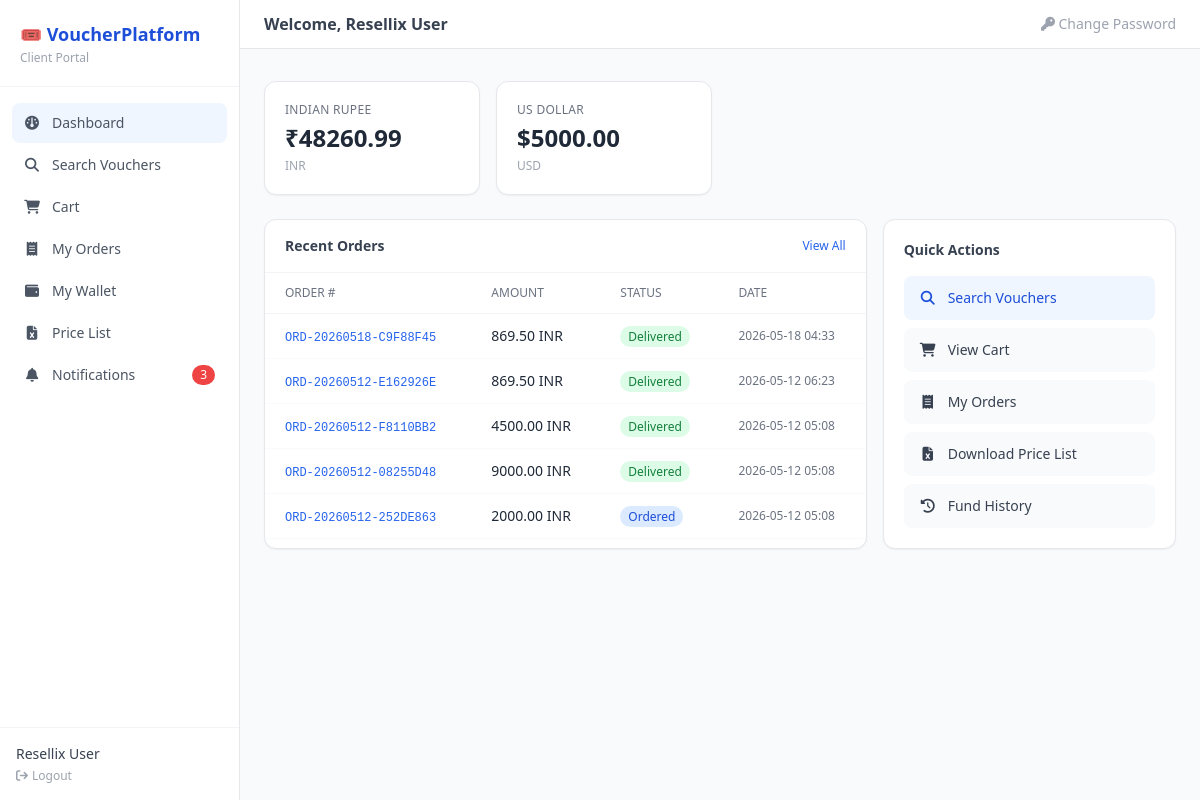
The page /client/dashboard (signed in) on the database its author committed.
### tables this page shows
CREATE TABLE client_fund_balances (
    id INTEGER PRIMARY KEY AUTOINCREMENT,
    client_id INTEGER NOT NULL,
    currency_id INTEGER NOT NULL,
    balance REAL DEFAULT 0,
    updated_at DATETIME DEFAULT CURRENT_TIMESTAMP,
    FOREIGN KEY (client_id) REFERENCES clients(id),
    FOREIGN KEY (currency_id) REFERENCES currencies(id),
    UNIQUE(client_id, currency_id)
);

CREATE TABLE currencies (
    id INTEGER PRIMARY KEY AUTOINCREMENT,
    name TEXT NOT NULL,
    code TEXT NOT NULL UNIQUE,
    symbol TEXT NOT NULL,
    is_active INTEGER DEFAULT 1,
    created_at DATETIME DEFAULT CURRENT_TIMESTAMP,
    updated_at DATETIME DEFAULT CURRENT_TIMESTAMP
);

CREATE TABLE orders (
    id INTEGER PRIMARY KEY AUTOINCREMENT,
    order_number TEXT NOT NULL UNIQUE,
    client_id INTEGER NOT NULL,
    currency_id INTEGER NOT NULL,
    order_type TEXT NOT NULL CHECK(order_type IN ('api','manual','preorder')),
    status TEXT NOT NULL DEFAULT 'ordered' CHECK(status IN ('ordered','pending_delivery','delivered','failed','cancelled')),
    total_amount REAL NOT NULL,
    total_usd REAL,
    fx_rate_used REAL,
    fx_buffer_pct REAL,
    invoice_number TEXT,
    remarks TEXT,
    cancelled_by INTEGER,
    cancelled_at DATETIME,
    cancellation_reason TEXT,
    created_by INTEGER NOT NULL,
    created_at DATETIME DEFAULT CURRENT_TIMESTAMP,
    updated_at DATETIME DEFAULT CURRENT_TIMESTAMP,
    FOREIGN KEY (client_id) REFERENCES clients(id),
    FOREIGN KEY (currency_id) REFERENCES currencies(id),
    FOREIGN KEY (created_by) REFERENCES users(id)
);

### routes/client.py (the view)
@client_bp.route("/dashboard")
@login_required
@role_required("client")
def dashboard():
    client_id = session.get("client_id")
    client = query_db("SELECT * FROM clients WHERE id=?", (client_id,), one=True)
    balances = query_db("""SELECT cfb.*, cu.code, cu.symbol, cu.name as currency_name
                           FROM client_fund_balances cfb JOIN currencies cu ON cu.id=cfb.currency_id
                           WHERE cfb.client_id=? ORDER BY cu.code""", (client_id,))
    recent_orders = query_db("""SELECT o.*, cu.code as currency_code
                                FROM orders o JOIN currencies cu ON cu.id=o.currency_id
                                WHERE o.client_id=? ORDER BY o.created_at DESC LIMIT 5""", (client_id,))
    unread_count = len(get_user_notifications(session.get("user_id"), unread_only=True))
    return render_template("client/dashboard.html", client=client, balances=balances,
                           recent_orders=recent_orders, unread_count=unread_count)

### database/db.py (called while the page is built)
def get_db():
    db_path = Config.DATABASE_PATH
    os.makedirs(os.path.dirname(db_path), exist_ok=True)
    conn = sqlite3.connect(db_path)
    conn.row_factory = sqlite3.Row
    conn.execute("PRAGMA foreign_keys = ON")
    conn.execute("PRAGMA journal_mode = WAL")
    return conn

def query_db(query, args=(), one=False):
    conn = get_db()
    try:
        cur = conn.execute(query, args)
        rv = cur.fetchall()
        conn.commit()
        return (rv[0] if rv else None) if one else rv
    finally:
        conn.close()

### services/notification_service.py (called while the page is built)
def get_user_notifications(user_id, unread_only=False):
    if unread_only:
        return query_db("SELECT * FROM notifications WHERE user_id=? AND is_read=0 ORDER BY created_at DESC", (user_id,))
    return query_db("SELECT * FROM notifications WHERE user_id=? ORDER BY created_at DESC LIMIT 50", (user_id,))

### templates/client/dashboard.html (shortened to what this page needs)
{% extends "base_client.html" %}
{% block page_title %}Welcome, {{ session.user_name }}{% endblock %}
{% block content %}
<div class="grid grid-cols-2 lg:grid-cols-4 gap-4 mb-6">
  {% for b in balances %}
  <div class="bg-white rounded-xl border border-gray-200 shadow-sm p-5 stat-card">
    <p class="text-gray-500 text-xs font-medium uppercase tracking-wide">{{ b.currency_name }}</p>
    <p class="text-2xl font-bold {% if b.balance > 100 %}text-gray-800{% elif b.balance > 0 %}text-amber-600{% else %}text-red-600{% endif %} mt-1">{{ b.symbol }}{{ "%.2f"|format(b.balance) }}</p>
    <p class="text-gray-400 text-xs mt-1">{{ b.code }}</p>
  </div>
  {% else %}
  <div class="col-span-4 bg-amber-50 border border-amber-200 rounded-xl p-4 text-amber-700 text-sm">No currencies enabled. Contact your account manager.</div>
  {% endfor %}
</div>
<div class="grid grid-cols-1 lg:grid-cols-3 gap-4">
  <div class="lg:col-span-2 bg-white rounded-xl border border-gray-200 shadow-sm">
    <div class="px-5 py-4 border-b border-gray-100 flex items-center justify-between">
      <h3 class="font-semibold text-gray-700 text-sm">Recent Orders</h3>
      <a href="{{ url_for('client_orders.orders_list') }}" class="text-blue-600 text-xs hover:underline">View All</a>
    </div>
    <div class="overflow-x-auto">
      <table class="w-full text-sm">
        <thead><tr class="border-b border-gray-100">
          <th class="px-5 py-3 text-left text-xs font-medium text-gray-500 uppercase">Order #</th>
          <th class="px-5 py-3 text-left text-xs font-medium text-gray-500 uppercase">Amount</th>
          <th class="px-5 py-3 text-left text-xs font-medium text-gray-500 uppercase">Status</th>
          <th class="px-5 py-3 text-left text-xs font-medium text-gray-500 uppercase">Date</th>
        </tr></thead>
        <tbody>
          {% for o in recent_orders %}
          <tr class="border-b border-gray-50 hover:bg-gray-50">
            <td class="px-5 py-3"><a href="{{ url_for('client_orders.order_detail', order_id=o.id) }}" class="text-blue-600 hover:underline font-mono text-xs">{{ o.order_number }}</a></td>
            <td class="px-5 py-3 font-medium text-gray-800">{{ "%.2f"|format(o.total_amount) }} {{ o.currency_code }}</td>
            <td class="px-5 py-3">
              <span class="px-2 py-0.5 rounded-full text-xs font-medium {% if o.status=='delivered' %}bg-green-100 text-green-700{% elif o.status=='cancelled' %}bg-red-100 text-red-700{% elif o.status=='ordered' %}bg-blue-100 text-blue-700{% else %}bg-amber-100 text-amber-700{% endif %}">
                {{ o.status|replace('_',' ')|title }}
              </span>
            </td>
            <td class="px-5 py-3 text-gray-500 text-xs">{{ o.created_at[:16] }}</td>
          </tr>
          {% else %}
          <tr><td colspan="4" class="px-5 py-8 text-center text-gray-400 text-sm">No orders yet. <a href="{{ url_for('client.search') }}" class="text-blue-600 hover:underline">Search vouchers</a></td></tr>
          {% endfor %}
        </tbody>
      </table>
    </div>
  </div>
  <div class="bg-white rounded-xl border border-gray-200 shadow-sm p-5">
    <h3 class="font-semibold text-gray-700 text-sm mb-4">Quick Actions</h3>
    <div class="space-y-2">
      <a href="{{ url_for('client.search') }}" class="flex items-center gap-3 px-4 py-3 rounded-lg bg-blue-50 hover:bg-blue-100 text-blue-700 text-sm font-medium transition-colors"><i class="fa fa-magnifying-glass w-4 text-center"></i> Search Vouchers</a>
      <a href="{{ url_for('client.cart') }}" class="flex items-center gap-3 px-4 py-3 rounded-lg bg-gray-50 hover:bg-gray-100 text-gray-700 text-sm font-medium transition-colors"><i class="fa fa-cart-shopping w-4 text-center"></i> View Cart</a>
      <a href="{{ url_for('client_orders.orders_list') }}" class="flex items-center gap-3 px-4 py-3 rounded-lg bg-gray-50 hover:bg-gray-100 text-gray-700 text-sm font-medium transition-colors"><i class="fa fa-receipt w-4 text-center"></i> My Orders</a>
      <a href="{{ url_for('client.catalogue_download') }}" class="flex items-center gap-3 px-4 py-3 rounded-lg bg-gray-50 hover:bg-gray-100 text-gray-700 text-sm font-medium transition-colors"><i class="fa fa-file-excel w-4 text-center"></i> Download Price List</a>
      <a href="{{ url_for('wallet.history') }}" class="flex items-center gap-3 px-4 py-3 rounded-lg bg-gray-50 hover:bg-gray-100 text-gray-700 text-sm font-medium transition-colors"><i class="fa fa-clock-rotate-left w-4 text-center"></i> Fund History</a>
    </div>
  </div>
</div>
{% endblock %}

### rows shown on the page
client_fund_balances: currency_name "INDIAN RUPEE", symbol "₹", balance "48260.99", code "INR"
client_fund_balances: currency_name "US DOLLAR", symbol "$", balance "5000.00", code "USD"
orders: order_number "ORD-20260518-C9F88F45", total_amount "869.50", currency_code "INR", status "Delivered", created_at "2026-05-18 04:33"
orders: order_number "ORD-20260512-E162926E", total_amount "869.50", currency_code "INR", status "Delivered", created_at "2026-05-12 06:23"
orders: order_number "ORD-20260512-F8110BB2", total_amount "4500.00", currency_code "INR", status "Delivered", created_at "2026-05-12 05:08"
orders: order_number "ORD-20260512-08255D48", total_amount "9000.00", currency_code "INR", status "Delivered", created_at "2026-05-12 05:08"
orders: order_number "ORD-20260512-252DE863", total_amount "2000.00", currency_code "INR", status "Ordered", created_at "2026-05-12 05:08"

### other values the page prints
{{ unread_notifications }} "3"
{{ session.user_name }} "Resellix User"
